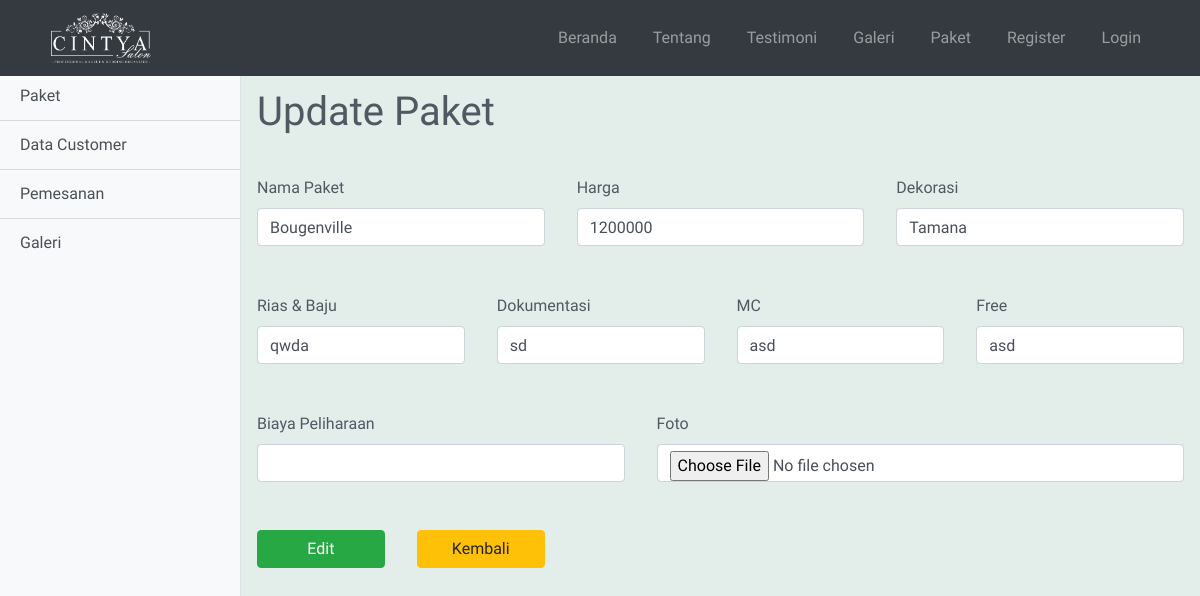
Page /edit-paket.php?id=19 on the committed database.
### tables this page shows
CREATE TABLE `paket` (
  `id_paket` int(11) NOT NULL,
  `nama_paket` varchar(45) DEFAULT NULL,
  `harga` longtext DEFAULT NULL,
  `dekorasi` varchar(255) DEFAULT NULL,
  `rias_baju` varchar(255) DEFAULT NULL,
  `dokumentasi` varchar(255) DEFAULT NULL,
  `mc` varchar(45) DEFAULT NULL,
  `free` varchar(255) DEFAULT NULL,
  `biaya_pelihara` longtext NOT NULL,
  `foto` varchar(255) NOT NULL
);

### edit-paket.php (the view, shortened to what this page needs)
<!DOCTYPE html>
<html lang="en">
<?php include 'config/connection.php' ?>
<?php
$id = $_GET["id"];
$query = "SELECT * FROM paket WHERE id_paket = $id";
$result = mysqli_query($con, $query);
$row = mysqli_fetch_assoc($result);
?>
<head>
    <?php include 'includes/head.php' ?>
    <link href="css/simple-sidebar.css" rel="stylesheet">
</head>
<body>
    <?php include 'includes/navbar.php' ?>
    <div class="d-flex pt-5 mt-4" id="wrapper">
        <?php include 'includes/sidebar.php' ?>
        <div style="background-color:#E3EDEA;" id="page-content-wrapper">
            <div class="container-fluid mt-3 ml-3">
                <div class="row mb-3">
                    <h1 class="">Update Paket</h1>
                </div>
            </div>
            <div class="container">
                <form action="proses/proses_edit-paket.php" method="post" enctype="multipart/form-data">
                    <div class="row">
                        <div class="col-md-4">
                            <div class="form-group">
                                <label for="my-input">Nama Paket</label>
                                <input id="my-input" class="form-control" type="text" name="nama" value="<?php echo $row["nama_paket"] ?>">
                            </div>
                        </div>
                        <div class="col-md-4">
                            <div class="form-group">
                                <label for="my-input">Harga</label>
                                <input id="my-input" class="form-control" type="number" name="harga" value="<?php echo $row["harga"] ?>">
                            </div>
                        </div>
                        <div class="col-md-4">
                            <div class="form-group">
                                <label for="my-input">Dekorasi</label>
                                <input id="my-input" class="form-control" type="text" name="dekorasi" value="<?php echo $row["dekorasi"] ?>">
                            </div>
                        </div>
                        <div class="col-md-3">
                            <div class="form-group">
                                <label for="my-input">Rias & Baju</label>
                                <input id="my-input" class="form-control" type="text" name="rias_baju" value="<?php echo $row["rias_baju"] ?>">
                            </div>
                        </div>
                        <div class="col-md-3">
                            <div class="form-group">
                                <label for="my-input">Dokumentasi</label>
                                <input id="my-input" class="form-control" type="text" name="dokumentasi" value="<?php echo $row["dokumentasi"] ?>">
                            </div>
                        </div>
                        <div class="col-md-3">
                            <div class="form-group">
                                <label for="my-input">MC</label>
                                <input id="my-input" class="form-control" type="text" name="mc" value="<?php echo $row["mc"] ?>">
                            </div>
                        </div>
                        <div class="col-md-3">
                            <div class="form-group">
                                <label for="my-input">Free</label>
                                <input id="my-input" class="form-control" type="text" name="free" value="<?php echo $row["free"] ?>">
                            </div>
                        </div>
                        <div class="col-md-5">
                            <div class="form-group">
                                <label for="my-input">Biaya Peliharaan</label>
                                <input id="my-input" class="form-control" type="number" name="biaya" >
                            </div>
                        </div>
                        <div class="col-md-7">
                            <div class="form-group">
                                <label for="my-input">Foto</label>
                                <input type="file" name="file" for="file" class="form-control" required>
                            </div>
                        </div>
                    </div>
                    <div class="row">
                        <div class="col-md-2">
                            <button type="submit" class="btn btn-success btn-block btn-fill">Edit</button>
                        </div>
                        <div class="col-md-2">
                            <a href="admin-paket.php" class="btn btn-warning btn-block btn-fill">Kembali</a>
                        </div>
                    </div>
                </form>
            </div>
        </div>
    </div>
</body>
</html>

### css/style.css (style rules this page uses)
body { overflow-x: hidden; font-family: 'Varela Round', sans-serif; color: #505962; }
[class*="col-"] { padding: 1rem; }

### css/simple-sidebar.css (style rules this page uses)
body { overflow-x: hidden; }
#page-content-wrapper { min-width: 100vw; }
@media (min-width: 768px) { #page-content-wrapper { min-width: 0; width: 100%; } }

### rows in the picture
paket: nama "Bougenville", harga "1200000", dekorasi "Tamana", rias_baju "qwda", dokumentasi "sd", mc "asd", free "asd"
